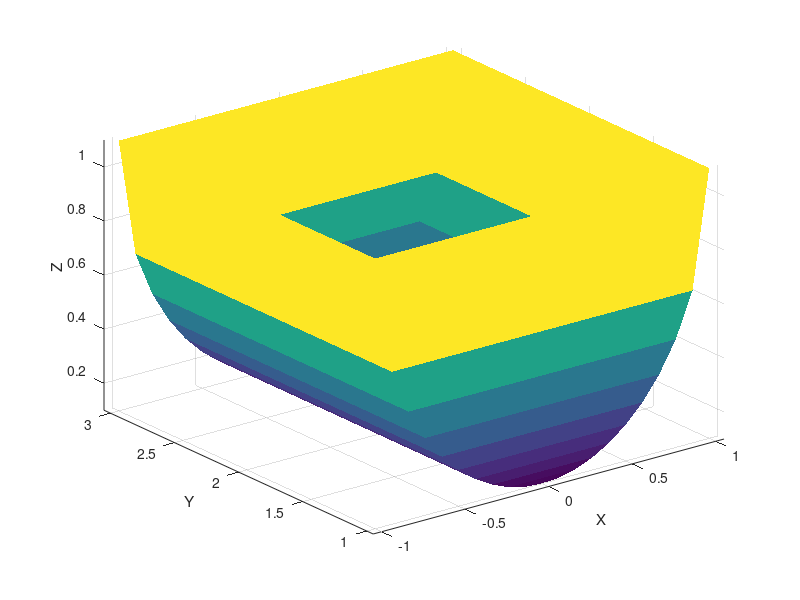
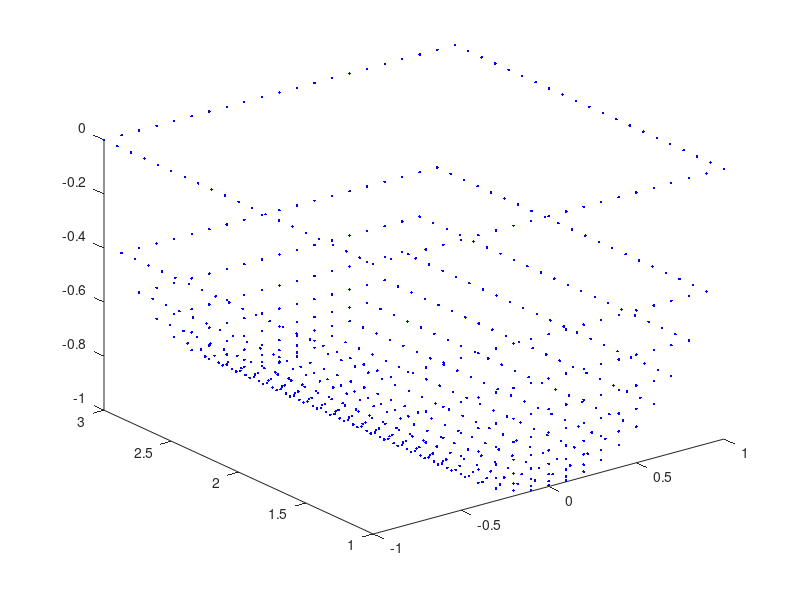
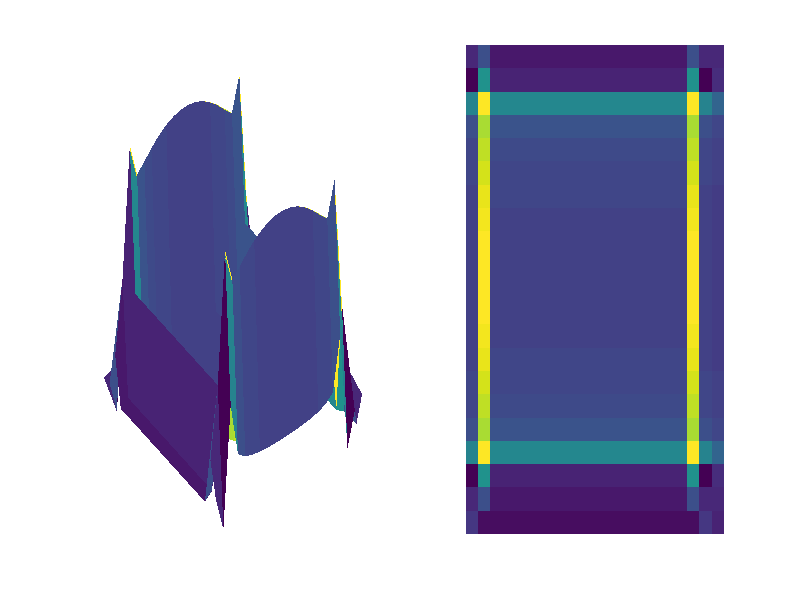

MATLAB code for these plots, in order:
close all;
clear;clc;
r=1; % the ridus of the cylinder
neg_r=(-1)*r;
a=1;b=3; % the sections of y
n=10; % partition number
% Equidistant partition
l1=abs(b-a);l2=abs(r-neg_r);
x=linspace(neg_r,r,l2*n+1);
y=linspace(a,b,l1*n+1);
[Y,X]=meshgrid(y,x);
Z=-1.*sqrt(1-X.^2);
Z=real(Z);
%% add two sections
% x=linspace(neg_r,r,l2*100+1);
M=size(Z,1);
M_centre=ceil(M/2);
Z_a=Z(1:M_centre-1,1);
[Xa,Za]=meshgrid(x,Z_a);
zz=-1.*sqrt(1-x.^2);

[ii,jj]=size(Xa);
for i=1:ii
    for j=1:jj
        if Xa(i,j)^2+Za(i,j)^2>1+1e-8
            Xa(i,j)=NaN;
            Za(i,j)=NaN;
        end
    end
end
Ya=ones(ii,jj);
Yb=3*ones(ii,jj);
% ii-1 is the number of patches, which equals to the number of partitions
% along Z axis
X_patch=zeros(4,ii-1);
Y_patch1=ones(4,ii-1);
Z_patch=zeros(4,ii-1);

for i=1:ii-1
    X_patch(1,i)=Xa(i,i);X_patch(2,i)=Xa(i+1,i+1);X_patch(3,i)=Xa(i+1,jj-i);X_patch(4,i)=Xa(i,jj-i+1);
    Z_patch(1,i)=Za(i,i);Z_patch(2,i)=Za(i+1,i+1);Z_patch(3,i)=Za(i+1,jj-i);Z_patch(4,i)=Za(i,jj-i+1);
end
% set the color for the cylinder
C=Z;
C(M_centre-1:M-1,:)=Z(M_centre:M,:);
figure;surf(X,Y,Z+1.1,C,'EdgeColor','none');
xlabel('X');ylabel('Y');zlabel('Z');
% set the color for the patch at the ends
C_patch=Z(1:ii-1,1);
hold on;
patch(X_patch,Y_patch1,Z_patch+1.1,C_patch,'EdgeColor','none');

Y_patch2=3*ones(4,ii-1);
hold on;
patch(X_patch,Y_patch2,Z_patch+1.1,C_patch,'EdgeColor','none');
hold on;
imagesc([-1;1],[1;3],Z');
axis tight;
save('XYZplot_cylinder_001.mat','X','Y','Z','C','X_patch','Y_patch1','Z_patch','Y_patch2','C_patch');
% colorbar;
% save the point cloud
Px1=reshape(X,[],1);
Py1=reshape(Y,[],1);
Pz1=reshape(Z,[],1);
P1=[Px1,Py1,Pz1];
% figure;plot3(P1(:,1),P1(:,2),P1(:,3),'r*');
% for the base surface points saving
nnZ=size(Pz1,1);
Z2=zeros(nnZ,1);
P1_base=[Px1,Py1,Z2];

Sxa=reshape(Xa,[],1);
Sya=reshape(Ya,[],1);
Sza=reshape(Za,[],1);
Psa=[Sxa,Sya,Sza];
indexA=~isnan(Sxa);
Psa=Psa(indexA,:);
% hold on;plot3(Psa(:,1),Psa(:,2),Psa(:,3),'r*');

Syb=reshape(Yb,[],1);
Psb=[Sxa,Syb,Sza];
Psb=Psb(indexA,:);
% hold on;plot3(Psb(:,1),Psb(:,2),Psb(:,3),'r*');

P_whole=[P1;Psa;Psb];
figure;plot3(P_whole(:,1),P_whole(:,2),P_whole(:,3),'b.');
% save('cylinder_001.mat','P_whole');
%% volume calculate

[M,N]=size(Z);
s=l1*l2/((M-1)*(N-1));
V=zeros(M,N);
for i=1:M-1
    for j=1:N-1
        f1=Z(i,j);
        f2=Z(i+1,j);
        f3=Z(i,j+1);
        f4=Z(i+1,j+1);
        average_h=(f1+f2+f3+f4)/4;
        V(i,j)=s*average_h;
    end
end
Volume=sum(sum(V));

%% the second-order volume estimation
% filter 6*6
H=[0 0 4 4 0 0;0 3 -7 -7 3 0;4 -7 3 3 -7 4;4 -7 3 3 -7 4;0 3 -7 -7 3 0;0 0 4 4 0 0];
% figure;mesh(H);
Hf=filter2(H,Z,'same');
SS=l1*l2;  % the projected area
Hf_full=filter2(H,Z,'full');
mf=3; % the size of the filter
[M_full,N_full]=size(Hf_full);
Hf_mf=Hf_full(mf:M_full-mf+1,mf:N_full-mf+1);

dividend=4*12*4;  %four direction, four points, 12 is the common dividend
V_Hf=sum(sum(Hf))*s/dividend;
% for the middle area
mD=ceil(6/2);
V_Hf_middle=sum(sum(Hf(mD:M-mD,mD:N-mD)))*s/dividend;
V_Hf_middle_scale=sum(sum(Hf(mD:M-mD,mD:N-mD)))*M*N*s/((M-2*mD)*(N-2*mD)*dividend);
% in fact, below is the true 2th-order estimation
averageH=sum(sum(Hf))/((M-1)*(N-1));
V_Hf_averageH=averageH*SS/dividend;

nf=6;
Hf_nf=Hf_full(nf:M_full-nf+1,nf:N_full-nf+1);
[M_nf,N_nf]=size(Hf_nf);
averageH_nf=sum(sum(Hf_nf))/(M_nf*N_nf);
V_nf=averageH_nf*SS/dividend;


[M_mf,N_mf]=size(Hf_mf);
averageH_mf=sum(sum(Hf_mf))/(M_mf*N_mf);
V_mf=averageH_mf*SS/dividend;

averageH_full=sum(sum(Hf_full))/(M_full*N_full);
V_full=averageH_full*SS/dividend;

V_all_average2=(V_mf+V_full)/2;

figure;subplot(1,2,1);surf(X,Y,Hf,'EdgeColor','none');
axis tight;axis off;
% axis([-1,1,-1,1]);
subplot(1,2,2);imagesc([-1;1],[-1;1],Hf);
axis tight;axis off;
save('XYHfplot_bathtub_001.mat','X','Y','Hf');



Hf1=reshape(Hf,[],1);
Q3=prctile(Hf1,75);
Q1=prctile(Hf1,25);
Q2=prctile(Hf1,50);
% IQR=Q3-Q1;
% Upper_adjacent=Q3+1.5*IQR;
% Lower_adjacent=Q1-1.5*IQR;
% Hf_a=Hf1(Hf1<Upper_adjacent);
% Hf_a=Hf_a(Hf_a>Lower_adjacent);
% Mean_without_outliers=sum(Hf_a)/(M*N);
% V_Hf_mean=Mean_without_outliers*SS/dividend;

V_Hf_Q2=Q2*SS/dividend;
V_all_average3=(V_Hf_Q2+V_mf+V_full)/3;

%% volume calculation and error estimation
True_V=13*pi/6;
V2=Volume-V_all_average3;
V_2021=Volume-V_Hf_middle;
V_2021_scale=Volume-V_Hf_middle_scale;
V_Hf_averageV=Volume-V_Hf_averageH;
V_nf2=Volume-V_nf;

error1=True_V+Volume;
error2=True_V+Volume-V_all_average3;



%% the second-order estimation
% filter 6*6
% H=[0 0 4 4 0 0;0 3 -7 -7 3 0;4 -7 3 3 -7 4;4 -7 3 3 -7 4;0 3 -7 -7 3 0;0 0 4 4 0 0];
% % figure;mesh(H);
% Hf=filter2(H,Z,'same');
% SS=l1*l2;  % the projected area
% Hf_full=filter2(H,Z,'full');
% mf=3; % the size of the filter
% [M_full,N_full]=size(Hf_full);
% Hf_mf=Hf_full(mf:M_full-mf+1,mf:N_full-mf+1);
% 
% dividend=4*12*4;  %four direction, four points, 12 is the common dividend
% V_Hf=sum(sum(Hf))*s/dividend;
% % in fact, below is the true 2th-order estimation
% averageH=sum(sum(Hf))/(M*N);
% V_Hf_averageH=averageH*SS/dividend;
% 
% nf=6;
% Hf_nf=Hf_full(nf:M_full-nf+1,nf:N_full-nf+1);
% [M_nf,N_nf]=size(Hf_nf);
% averageH_nf=sum(sum(Hf_nf))/(M_nf*N_nf);
% V_nf=averageH_nf*SS/dividend;
% 
% 
% [M_mf,N_mf]=size(Hf_mf);
% averageH_mf=sum(sum(Hf_mf))/(M_mf*N_mf);
% V_mf=averageH_mf*SS/dividend;
% 
% averageH_full=sum(sum(Hf_full))/(M_full*N_full);
% V_full=averageH_full*SS/dividend;
% 
% V_all_average2=(V_mf+V_full)/2;
% 
% figure;subplot(1,2,1);surf(X,Y,Hf,'EdgeColor','none');
% axis tight;axis off;
% % axis([-1,1,-1,1]);
% subplot(1,2,2);imagesc([-1;1],[-1;1],Hf);
% axis tight;axis off;
% save('XYHfplot_cylinder_001.mat','X','Y','Hf');
% 
% Hf1=reshape(Hf,[],1);
% Q3=prctile(Hf1,75);
% Q1=prctile(Hf1,25);
% Q2=prctile(Hf1,50);
% IQR=Q3-Q1;
% Upper_adjacent=Q3+1.5*IQR;
% Lower_adjacent=Q1-1.5*IQR;
% Hf_a=Hf1(Hf1<Upper_adjacent);
% Hf_a=Hf_a(Hf_a>Lower_adjacent);
% Mean_without_outliers=sum(Hf_a)/(M*N);
% V_Hf_mean=Mean_without_outliers*SS/dividend;
% 
% V_Hf_Q2=Q2*SS/dividend;
% V_all_average3=(V_Hf_Q2+V_mf+V_full)/3;
% V_Hf_averageV=Volume-V_Hf_averageH;
% 
% %% the volume calculation
% True_V=pi;
% base_surface=P1_base;
% comparison_surface_ends=P_whole;
% comparison_surface_noends=P1;
% 
% 
% B_C_surface=[base_surface;comparison_surface_ends];
% shp=alphaShape(B_C_surface);
% figure;plot(shp);
% alpha3D_V=volume(shp);
% error_alpha3D=abs(True_V-alpha3D_V);
% error_V1=abs(True_V+Volume);
% error_V2=abs(True_V+Volume-V_all_average3);
% V2=Volume-V_all_average3;
% 
% base_surface_100=base_surface.*1000;
% comparison_surface_100=comparison_surface_ends.*1000;
% save('base_surface_cylinder_1000_001.txt','base_surface_100','-ascii');
% save('comparison_surface_cylinder_1000_001.txt','comparison_surface_100','-ascii');
% 
% comparison_cloud=pointCloud(comparison_surface_ends);
% B_C_cloud=pointCloud(B_C_surface);
% pcwrite(comparison_cloud,'cylinder_comparison_cloud_001','PLYFormat','binary');
% pcwrite(B_C_cloud,'cylinder_B_C_cloud_001','PLYFormat','binary');






